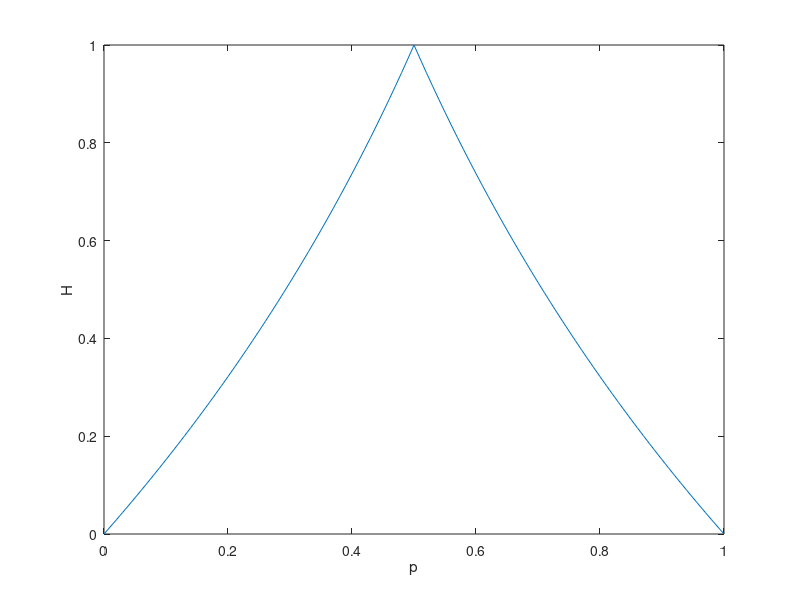
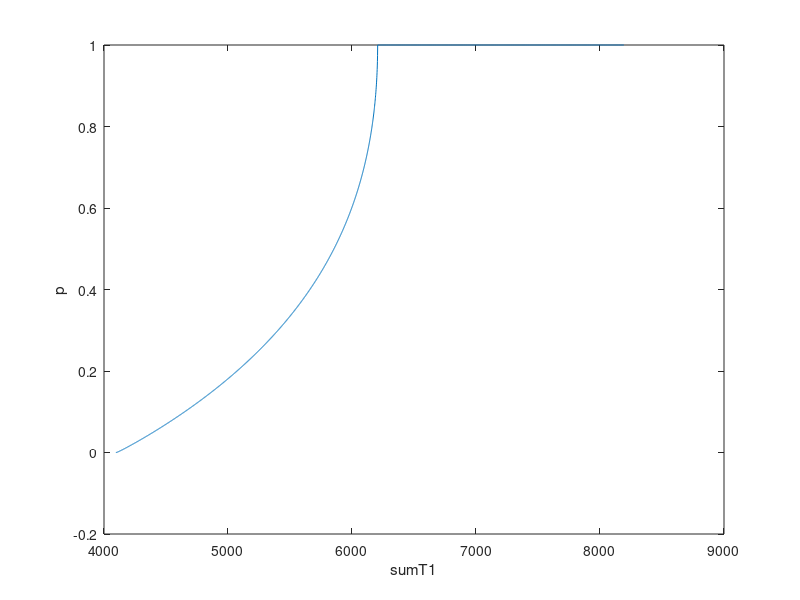
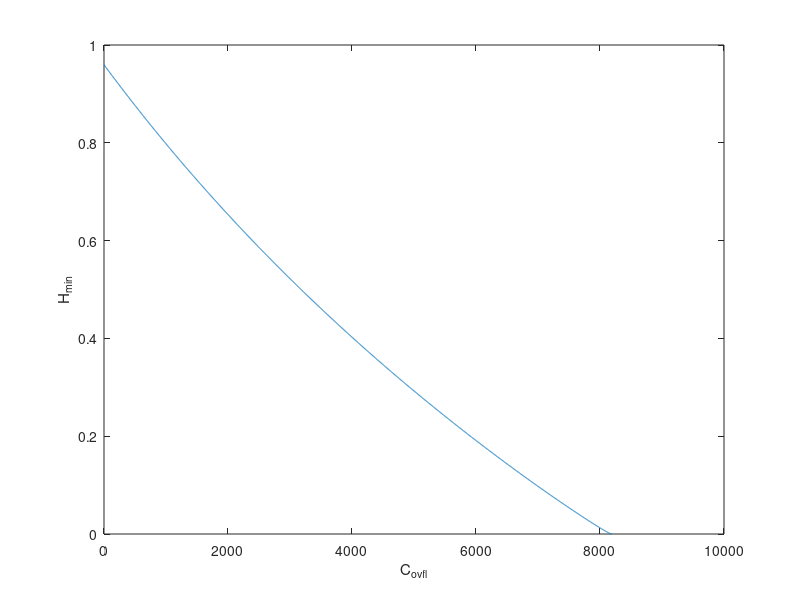

Recreate these plots in MATLAB, in order.
%----------------------Plotting Theoretical Hmin------------------------%

x = (0:0.01:1); % p between 0 and 1
y = [];

for i = 1:length(x)
    x_temp = max(x(i),1-x(i)); 
    y(i) = -log2(x_temp);
    
end

 figure(1);
 plot(x,y),...
 xlabel('p'),...
 ylabel('H');

%-----------------------Partial Collection test--------------------------%
n = 2;
v = 2^12;

sumT1 = (2^12:2^13); %Sum T_i

sumT2 = (2^12:3:2^14); %Sum T_i^2

my = sumT1/v;

omega = sqrt((sumT2./v)-my.^2);

my_st = my - (1.96*omega)/sqrt(v);

p_plus = 0.5 + sqrt((3-2*my_st)/4);

h_min_p = -log2(real(p_plus));

figure(2);

plot(sumT1,h_min_p),...
xlabel('sumT1'),...
ylabel('p');


%------------------------Frequency test-------------------------------%

N = 2^13;
C_ovfl = (0:2:2^13); 

C_max = N/2 + C_ovfl/2;

p_hat = C_max/N;

p_u = min(1,p_hat + 2.576 * sqrt(p_hat.*(1-p_hat)/(N-1)));

h_min = -log2(p_u);

figure(3);

plot(C_ovfl,h_min),...
xlabel('C_{ovfl}'),...
ylabel('H_{min}');


%------------------------Collision test---------------------%

i = 1;
val = 2^12;
tv = 2^12*4;
while(v > 2730) %2^13/3
    v(i) = val;
    sumtvSq(i) =  tv;
    i=i+1;
    if(mod(i,2) == 0)
        val = val-1;
        tv = tv+5;
    else
        tv = tv+1;
    end
end

fliplr(v);

sumtv = 2^13;
ZALPHA = 2.576;

Xmean = sumtv./v; % X is mean value here
s = real(sqrt((sumtvSq - (sumtv.*Xmean))./(v-1)));
Xlow = Xmean - ZALPHA.*s/sqrt(v); % X is recalulated to lowerbound confidence interval
p = real(0.5 + sqrt(1.25 - 0.5.*Xlow));
hmin = -log2(p);

